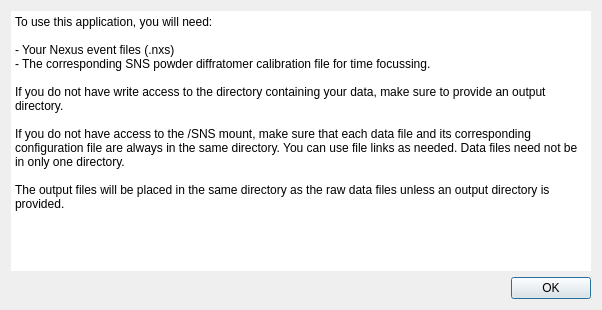
<?xml version="1.0" encoding="UTF-8"?>
<ui version="4.0">
 <class>Dialog</class>
 <widget class="QDialog" name="Dialog">
  <property name="geometry">
   <rect>
    <x>0</x>
    <y>0</y>
    <width>602</width>
    <height>310</height>
   </rect>
  </property>
  <property name="palette">
   <palette>
    <active>
     <colorrole role="Base">
      <brush brushstyle="SolidPattern">
       <color alpha="255">
        <red>242</red>
        <green>241</green>
        <blue>241</blue>
       </color>
      </brush>
     </colorrole>
    </active>
    <inactive>
     <colorrole role="Base">
      <brush brushstyle="SolidPattern">
       <color alpha="255">
        <red>255</red>
        <green>255</green>
        <blue>255</blue>
       </color>
      </brush>
     </colorrole>
    </inactive>
    <disabled>
     <colorrole role="Base">
      <brush brushstyle="SolidPattern">
       <color alpha="255">
        <red>255</red>
        <green>255</green>
        <blue>255</blue>
       </color>
      </brush>
     </colorrole>
    </disabled>
   </palette>
  </property>
  <property name="windowTitle">
   <string>SNSPowderReduction help</string>
  </property>
  <layout class="QVBoxLayout" name="verticalLayout">
   <item>
    <widget class="QPlainTextEdit" name="plainTextEdit">
     <property name="frameShape">
      <enum>QFrame::NoFrame</enum>
     </property>
     <property name="frameShadow">
      <enum>QFrame::Plain</enum>
     </property>
     <property name="plainText">
      <string>To use this application, you will need:

- Your Nexus event files (.nxs)
- The corresponding SNS powder diffratomer calibration file for time focussing.

If you do not have write access to the directory containing your data, make sure to provide an output directory.

If you do not have access to the /SNS mount, make sure that each data file and its corresponding configuration file are always in the same directory. You can use file links as needed. Data files need not be in only one directory.

The output files will be placed in the same directory as the raw data files unless an output directory is provided.</string>
     </property>
     <property name="textInteractionFlags">
      <set>Qt::NoTextInteraction</set>
     </property>
     <property name="backgroundVisible">
      <bool>false</bool>
     </property>
    </widget>
   </item>
   <item>
    <widget class="QDialogButtonBox" name="buttonBox">
     <property name="orientation">
      <enum>Qt::Horizontal</enum>
     </property>
     <property name="standardButtons">
      <set>QDialogButtonBox::Ok</set>
     </property>
    </widget>
   </item>
  </layout>
 </widget>
 <resources/>
 <connections>
  <connection>
   <sender>buttonBox</sender>
   <signal>rejected()</signal>
   <receiver>Dialog</receiver>
   <slot>reject()</slot>
   <hints>
    <hint type="sourcelabel">
     <x>316</x>
     <y>260</y>
    </hint>
    <hint type="destinationlabel">
     <x>286</x>
     <y>274</y>
    </hint>
   </hints>
  </connection>
  <connection>
   <sender>buttonBox</sender>
   <signal>accepted()</signal>
   <receiver>Dialog</receiver>
   <slot>accept()</slot>
   <hints>
    <hint type="sourcelabel">
     <x>248</x>
     <y>254</y>
    </hint>
    <hint type="destinationlabel">
     <x>157</x>
     <y>274</y>
    </hint>
   </hints>
  </connection>
 </connections>
</ui>
